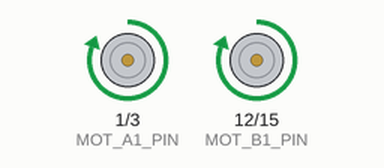
Simulated run of this program. Board: ESP32. Parts: motor-driver pin pairs drawn as motors (green arrow = first pin HIGH = forward, orange = second pin HIGH = backward, longer = more drive).

Above: at 0.5 s.
Timing chart, 0 to 5.1 s (numbered marks = the images above):
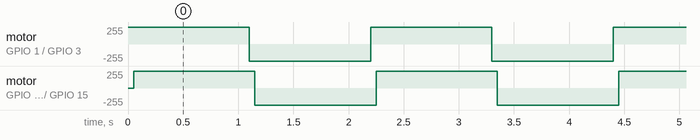

Measured:
- by itself, motor on GPIO 1 (MOT_A1_PIN) / GPIO 3 (MOT_A2_PIN), motor on GPIO 12 (MOT_B1_PIN) / GPIO 15 (MOT_B2_PIN): alternates forward 255/255 for 1.1 s and backward 255/255 for 1.1 s

The program:

main.cpp
```cpp
#include <Arduino.h>
#include "MotorController_DRV8833.h"


// Define the control inputs
#define MOT_A1_PIN 1   // Motor A, Input 1   (IN4)
#define MOT_A2_PIN 3   // Motor A, Input 2   (IN3)
#define MOT_B1_PIN 12   // Motor B, Input 1   (IN2)
#define MOT_B2_PIN 15   // Motor B, Input 2   (IN1)

// #define SLEEP_PIN  23   // DRV8833 sleep pin   (EEP)


MotorController_DRV8833 motorController;


void setup(void)
{
  motorController.makeMotorA(MOT_A1_PIN, MOT_A2_PIN);   // Connect motor A pin
  motorController.makeMotorB(MOT_B1_PIN, MOT_B2_PIN);   // Connect motor B pin
  // motorController.setSleepPin(SLEEP_PIN);               // Set the sleep pin

  // Wake up the DRV8833
  // motorController.setSleep(false);
}

void loop(void)
{

for (int counter = 0; counter < 3; counter++) {
  motorController.setSpeedA(true, 255);  // Run motor A forward at full speed
  motorController.setSpeedB(true, 255); // Run motor B forward at half speed
  delay(1000); // Wait for 1 second

  motorController.setSpeedA(false, 255);  // Run motor A backward at full speed
  motorController.setSpeedB(false, 255); // Run motor B backward at half speed
  delay(1000); // Wait for 1 second

}

}
```

MotorController_DRV8833.h
```cpp
#include <Arduino.h>

class MotorController_DRV8833 {
public:

  void makeMotorA(int pinA1, int pinA2) {
    this->pinA1 = pinA1;
    this->pinA2 = pinA2;
    pinMode(pinA1, OUTPUT);
    pinMode(pinA2, OUTPUT);
  }
  void makeMotorB(int pinB1, int pinB2) {
    this->pinB1 = pinB1;
    this->pinB2 = pinB2;
    pinMode(pinB1, OUTPUT);
    pinMode(pinB2, OUTPUT);
  }

  void setSleepPin(int sleepPin) {
    this->sleepPin = sleepPin;
    pinMode(sleepPin, OUTPUT);
  }

  void setSleep(bool sleep=true) {
    if (sleep) {
      digitalWrite(sleepPin, LOW);
    } else {
      digitalWrite(sleepPin, HIGH);
    }
  }

  void setSpeedA(bool clockwise=true, int pwm=0, int duration=50) {
    pwm = constrain(pwm, 0, 255);     // Ensure PWM values are within valid range (0-255)
    this->speedA = pwm;               // save the speed for later

    if (clockwise) {
      analogWrite(pinA1, pwm);
      analogWrite(pinA2, 0);
    } else {
      analogWrite(pinA1, 0);
      analogWrite(pinA2, pwm);
    }

    delay(duration);
  }

  void setSpeedB(bool clockwise=true, int pwm=0, int duration=50) {
    pwm = constrain(pwm, 0, 255);     // Ensure PWM values are within valid range (0-255)
    this->speedB = pwm;               // save the speed for later

    if (clockwise) {
      analogWrite(pinB1, pwm);
      analogWrite(pinB2, 0);
    } else {
      analogWrite(pinB1, 0);
      analogWrite(pinB2, pwm);
    }

    delay(duration);
  }


private:

  int pinA1;
  int pinA2;
  int speedA;
  int pinB1;
  int pinB2;
  int speedB;

  int sleepPin;
};
```
